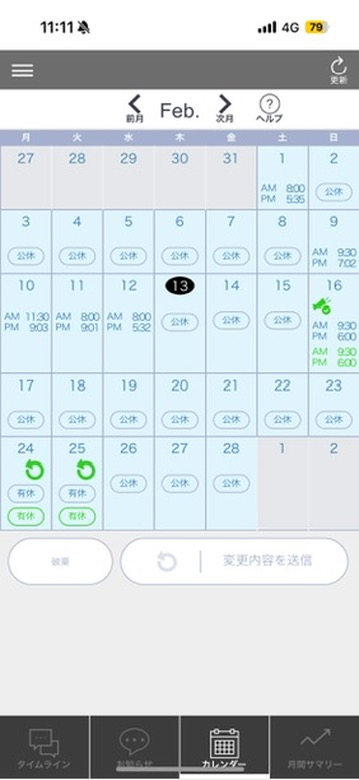
#> input picture shift.jpeg, 359 x 780 px
$ python OCR.py
#> lines starting #> are read from the running program, lines starting #| are printed output that depends on the picture; after the words box and inside, x2 and y2 are one past the last pixel; in counts of white or black regions, pixels touching at a corner belong together
import pytesseract
from PIL import Image
import cv2
import numpy as np

img_path = "shift.jpeg"

# 画像の読み込み（グレースケール変換）
img_pil = Image.open(img_path).convert("L")
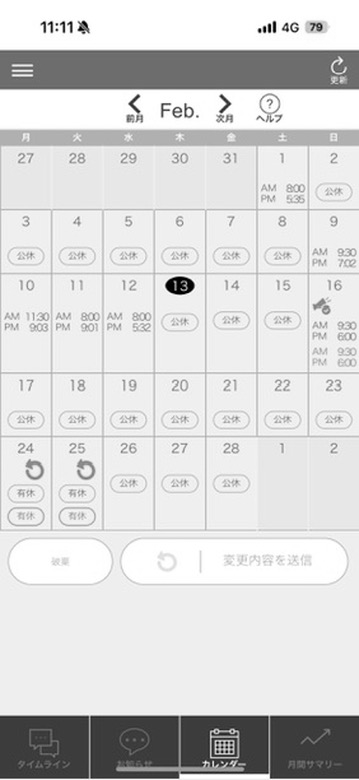
#> img_pil: PIL image 359x780 L; min 0, max 255, mean 214.8
img = np.array(img_pil)

# 不要な部分（ステータスバー）をトリミング
height, width = img.shape
#> height = 780; width = 359
cropped_img = img[int(height * 0.1):, :]  # 上部10%をカット
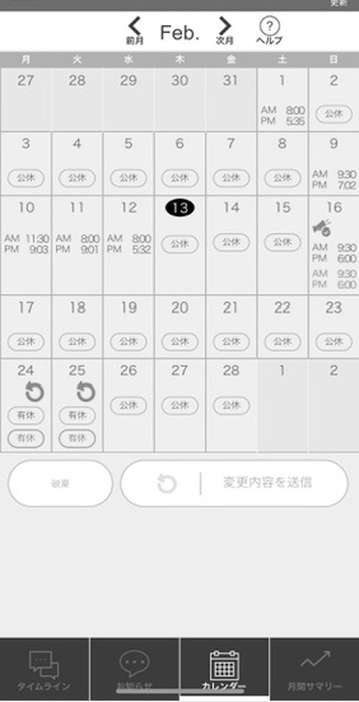
#> cropped_img: shape (702, 359); min 0, max 255, mean 216.5

# 画像を拡大（OCR精度向上） → 2倍に変更
scale_factor = 2
resized_img = cv2.resize(cropped_img, (cropped_img.shape[1] * scale_factor, cropped_img.shape[0] * scale_factor), interpolation=cv2.INTER_CUBIC)

# ノイズ除去
blurred_img = cv2.GaussianBlur(resized_img, (5, 5), 0)

# **適応的二値化で白飛びを防ぐ**
binary_img = cv2.adaptiveThreshold(blurred_img, 255, cv2.ADAPTIVE_THRESH_GAUSSIAN_C, cv2.THRESH_BINARY, 11, 2)
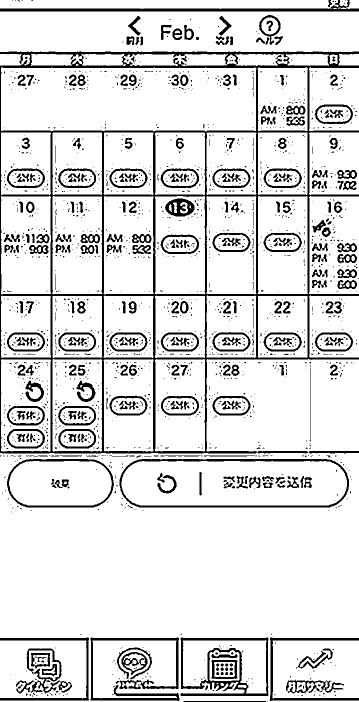
#> binary_img: shape (1404, 718) (shown at 1/2 size); 86.7% white; 2191 black regions (1878 under 20 px), largest, box (x1, y1, x2, y2) and area: (0, 103, 718, 907) 39298, (361, 1275, 537, 1392) 4543, (0, 0, 718, 23) 4519

# ★処理後の画像を保存（確認用）
cv2.imwrite("processed.jpeg", binary_img)

# OCR実行（日本語 + 英語）
custom_config = r'--oem 3 --psm 6 -c tessedit_char_whitelist=0123456789:AMP'
#> (the run stopped early here; a loop or call above may not have finished)
